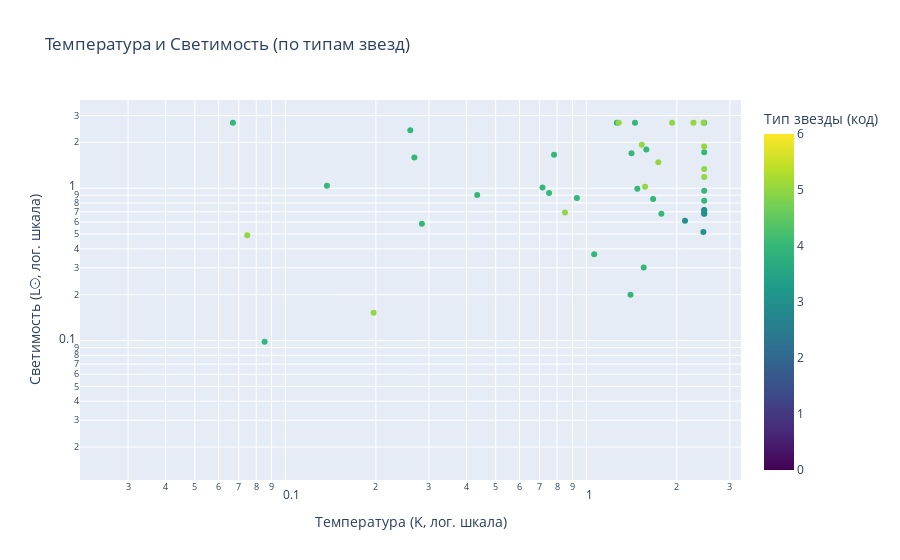

Write notebook code for a chart like this one.
### Code cell
# Диаграмма рассеяния Temperature и L по Type_Encoded
import plotly.express as px
import pandas as pd

# Копия df с Type для hover_data
df_viz = df.copy()
df_viz['Type'] = le_type.inverse_transform(df['Type_Encoded'])

fig = px.scatter(
    df_viz,
    x='Temperature',
    y='L',
    color='Type_Encoded',
    color_continuous_scale='Viridis',
    log_x=True,
    log_y=True,
    title='Температура и Светимость (по типам звезд)',
    labels={'Temperature': 'Температура (K)', 'L': 'Светимость (L☉)', 'Type_Encoded': 'Тип звезды (код)'},
    hover_data=['Type', 'A_M', 'R']
)
fig.update_layout(
    xaxis_title='Температура (K, лог. шкала)',
    yaxis_title='Светимость (L☉, лог. шкала)',
    showlegend=True
)
fig.show()

### Figure 1 — Plotly figure (JSON) as saved in the notebook; plotly's stock layout.template omitted (floating-point values rounded to 4 significant figures; data arrays with more than 128 entries replaced by an {"elided": "..."} marker saying what was removed)
{"data": [{"customdata": {"elided": "240x3 mixed values"}, "hovertemplate": "Температура (K)=%{x}<br>Светимость (L☉)=%{y}<br>Type=%{customdata[0]}<br>A_M=%{customdata[1]}<br>R=%{customdata[2]}<br>Тип звезды (код)=%{marker.color}<extra></extra>", "legendgroup": "", "marker": {"color": {"elided": "240 int values"}, "coloraxis": "coloraxis", "symbol": "circle"}, "mode": "markers", "name": "", "orientation": "v", "showlegend": false, "type": "scatter", "x": {"elided": "240 float values"}, "xaxis": "x", "y": {"elided": "240 float values"}, "yaxis": "y"}], "layout": {"autosize": true, "coloraxis": {"colorbar": {"title": {"text": "Тип звезды (код)"}}, "colorscale": [[0, "#440154"], [0.1111, "#482878"], [0.2222, "#3e4989"], [0.3333, "#31688e"], [0.4444, "#26828e"], [0.5556, "#1f9e89"], [0.6667, "#35b779"], [0.7778, "#6ece58"], [0.8889, "#b5de2b"], [1, "#fde725"]]}, "legend": {"tracegroupgap": 0}, "showlegend": true, "title": {"text": "Температура и Светимость (по типам звезд)"}, "xaxis": {"anchor": "y", "autorange": true, "domain": [0, 1], "range": [-1.68, 0.5113], "title": {"text": "Температура (K, лог. шкала)"}, "type": "log"}, "yaxis": {"anchor": "x", "autorange": true, "domain": [0, 1], "range": [-1.947, 0.6107], "title": {"text": "Светимость (L☉, лог. шкала)"}, "type": "log"}}}
